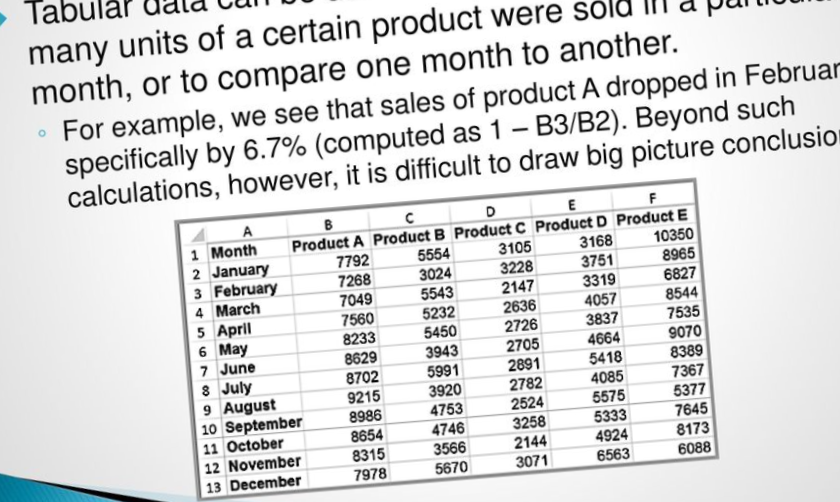
#> input picture backend/test.png, 840 x 502 px
$ python vision.py   (older library calls are emulated)
#> lines starting #> are read from the running program, lines starting #| are printed output that depends on the picture; after the words box and inside, x2 and y2 are one past the last pixel; in counts of white or black regions, pixels touching at a corner belong together
#> further down, image is the input picture: shape (502, 840, 3); mean B, G, R 220.6, 220.4, 219.9
from copy import deepcopy

import numpy as np
import pytesseract
from pytesseract import Output
import cv2
import imutils
import pandas as pd

pytesseract.pytesseract.tesseract_cmd = r'C:\Program Files\Tesseract-OCR\tesseract.exe'


def extractTable(file):
    gray = cv2.cvtColor(file, cv2.COLOR_BGR2GRAY)
    # gray = cv2.fastNlMeansDenoising(gray,gray)
    kernel = cv2.getStructuringElement(cv2.MORPH_RECT, (51, 11))
    gray = cv2.GaussianBlur(gray, (7, 7), 0)
    blackhat = cv2.morphologyEx(gray, cv2.MORPH_BLACKHAT, kernel)
    grad = cv2.Sobel(blackhat, ddepth=cv2.CV_32F, dx=1, dy=0, ksize=-1)
    grad = np.absolute(grad)
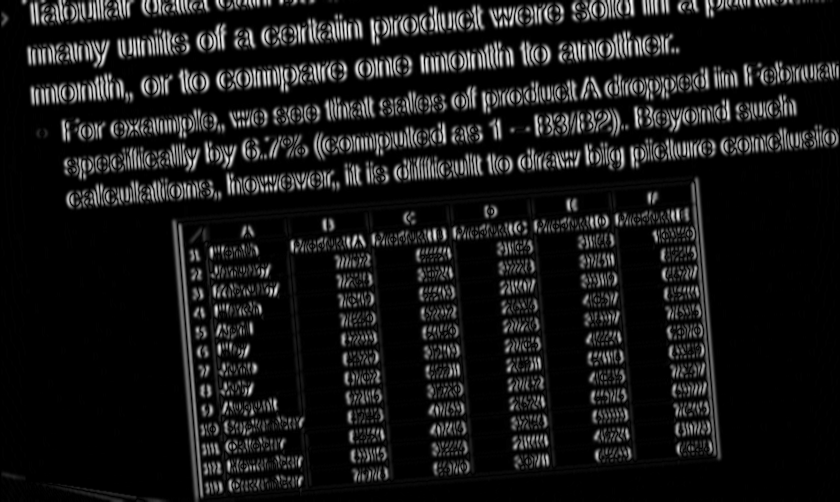
#> grad: shape (502, 840) float32; min 0, max 1799, mean 170.8; drawn with min black and max white
    (minVal, maxVal) = (np.min(grad), np.max(grad))
#> minVal = 0; maxVal = 1799
    grad = (grad - minVal) / (maxVal - minVal)
    grad = (grad * 255).astype("uint8")
    grad = cv2.morphologyEx(grad, cv2.MORPH_CLOSE, kernel)
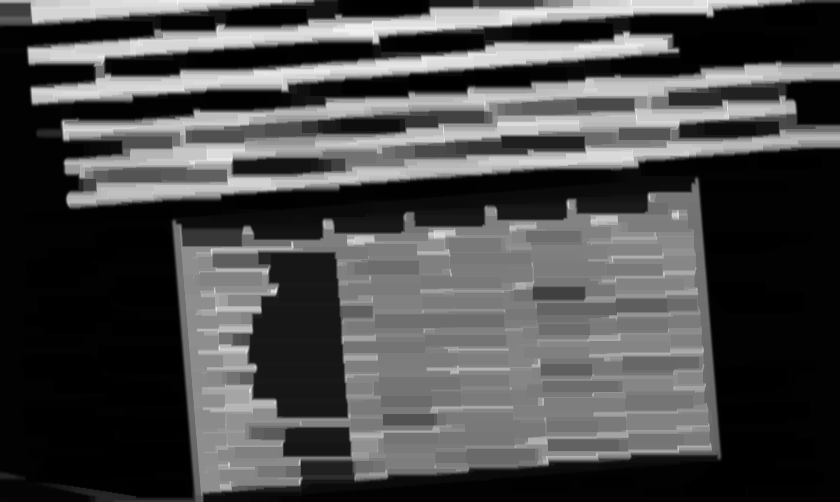
#> grad: shape (502, 840); min 0, max 255, mean 73.6
    thresh = cv2.threshold(grad, 0, 255,
                           cv2.THRESH_BINARY | cv2.THRESH_OTSU)[1]
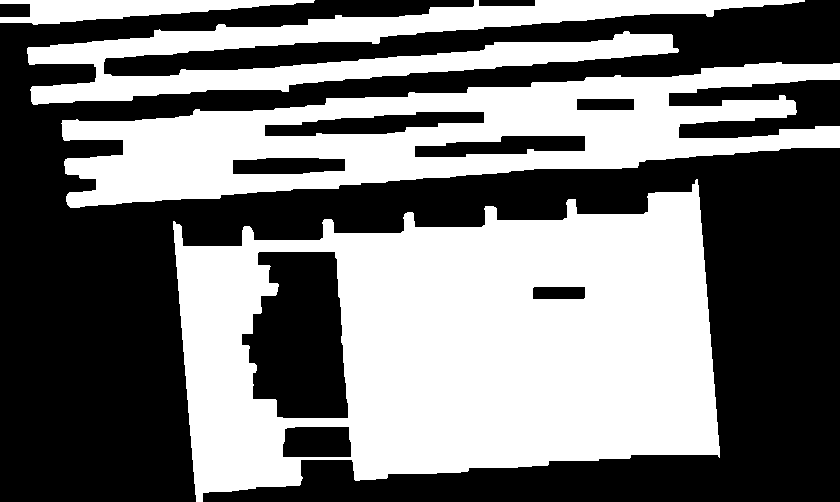
#> thresh: shape (502, 840); 46.8% white; 4 white regions, box (x1, y1, x2, y2) and area: (173, 179, 720, 502) 113779, (61, 62, 840, 208) 51555, (27, 0, 805, 105) 27744, (0, 0, 315, 25) 4215
    thresh = cv2.dilate(thresh, None, iterations=3)
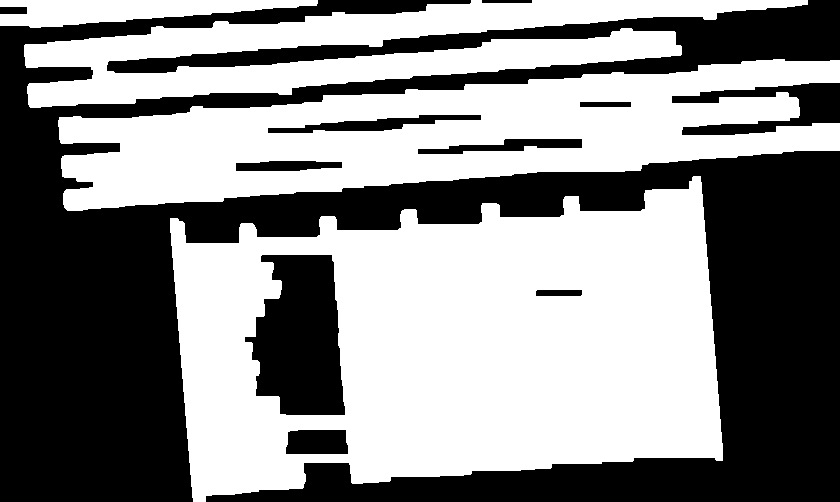
#> thresh: shape (502, 840); 53.9% white; 11 black regions
    cnts = cv2.findContours(thresh.copy(), cv2.RETR_EXTERNAL,
                            cv2.CHAIN_APPROX_SIMPLE)
#> cnts = 4 contours; box (x1, y1, x2, y2) and area: (170, 176, 723, 502) 135022, (58, 59, 840, 211) 65798, (24, 0, 808, 108) 34966, (0, 0, 318, 28) 5092

    cnts = imutils.grab_contours(cnts)
    biggest = max(cnts, key=cv2.contourArea)
#> biggest = contour of 269 points, box (x1, y1, x2, y2) (170, 176, 723, 502), area 135022
    (x, y, w, h) = cv2.boundingRect(biggest)
#> x = 170; y = 176; w = 553; h = 326
    biggest = file[y:y + h, x:x + w]
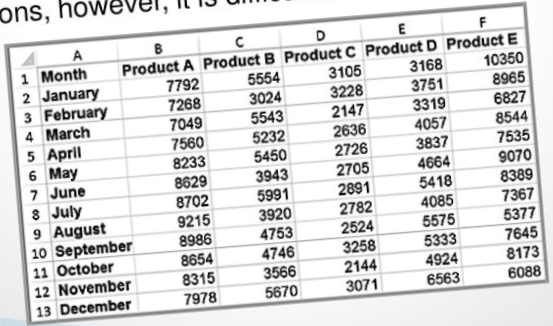
#> biggest: shape (326, 553, 3); mean B, G, R 219.9, 219.8, 219.8
    im = deepcopy(file)
    cv2.rectangle(im, (x, y), (x + w, y + h), (0, 255, 0), 2)
#> im: shape (502, 840, 3); 0.99% of pixels changed, all inside (x1, y1, x2, y2) = (169, 175, 725, 502)
    return biggest


def normalOrientation(image):
    height, width, _ = image.shape
#> height = 326; width = 553
    image = cv2.cvtColor(image, cv2.COLOR_BGR2GRAY)
#> image: shape (326, 553)
    im_bw = cv2.threshold(image, 0, 255, cv2.THRESH_BINARY_INV | cv2.THRESH_OTSU)[1]
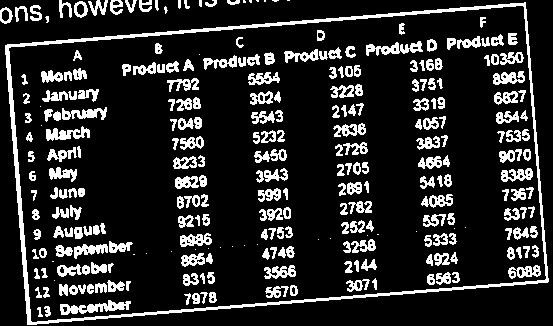
#> im_bw: shape (326, 553); 16% white; 276 white regions (29 under 20 px), largest, box (x1, y1, x2, y2) and area: (5, 2, 549, 325) 5338, (60, 300, 131, 315) 505, (366, 41, 423, 56) 409
    lines = cv2.HoughLinesP(im_bw, 1, np.pi / 180, 200, minLineLength=width / 12, maxLineGap=width / 150)
#> lines = 26 rows, first 6: [114, 317, 548, 279], [5, 47, 516, 3], [27, 324, 433, 289], [189, 32, 525, 3], [366, 49, 421, 45], [295, 60, 355, 54]
    angles = []
    if lines is not None:
        for line in lines:
            x1, y1, x2, y2 = line[0]
            angles.append(np.arctan2(y2 - y1, x2 - x1))
#> this loop made 26 passes
#> (x1, y1, x2, y2) on passes 1 to 12: (114, 317, 548, 279), (5, 47, 516, 3), (27, 324, 433, 289), (189, 32, 525, 3), (366, 49, 421, 45), (295, 60, 355, 54), (523, 4, 547, 282), (204, 63, 258, 60), (5, 46, 332, 18), (205, 62, 258, 58), (5, 45, 30, 323), (285, 54, 340, 50)
#> after the loop, angles = 26 values, max 1.49 at index 23, min -0.101 at index 16, mean 0.22
    landscape = np.sum([abs(angle) > np.pi / 4 for angle in angles]) > len(angles) / 2
#> landscape = False
    if landscape:
        angles = [
            angle
            for angle in angles
            if np.deg2rad(90 - 30) < abs(angle) < np.deg2rad(90 + 30)
        ]
    else:
        angles = [angle for angle in angles if abs(angle) < np.deg2rad(30)]
#> angles = [-0.0873, -0.0859, -0.086, -0.0861, -0.0726, -0.0997, -0.0555, -0.0854, -0.0753, -0.0726, -0.0867, -0.0739, -0.101, -0.0634, -0.0923, -0.0867, -0.0907, -0.0867, -0.0677, -0.0739, -0.0713]

    if len(angles) < 5:
        return image
    angle_deg = np.rad2deg(np.median(angles))
#> angle_deg = -4.92
    if landscape:
        if angle_deg < 0:
            image = cv2.rotate(image, cv2.ROTATE_90_CLOCKWISE)
            angle_deg += 90
        elif angle_deg > 0:
            image = cv2.rotate(image, cv2.ROTATE_90_COUNTERCLOCKWISE)
            angle_deg -= 90
    M = cv2.getRotationMatrix2D((width / 2, height / 2), angle_deg, 1)
#> M = [[0.996, -0.0858, 15], [0.0858, 0.996, -23.12]]
    image = cv2.warpAffine(image, M, (width, height), borderMode=cv2.BORDER_REPLICATE)
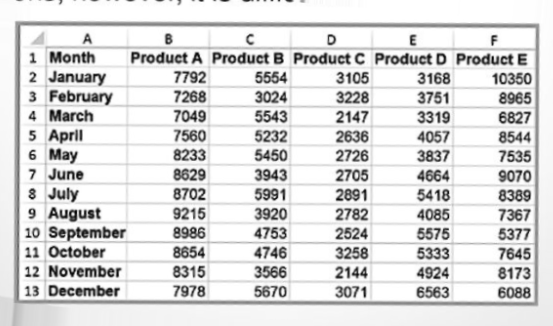
#> image: shape (326, 553); min 6, max 255, mean 221
    return image


def sharpenText(img):
    filter = np.array([[-1, -1, -1], [-1, 9, -1], [-1, -1, -1]])
    return cv2.filter2D(img, -1, filter)


def biggestNumRange(strlist):
    emptyitems = []
    a, b, curr, max_ = -1, -1, -1, -1
    for c in range(len(strlist)):
        if strlist[c] == '':
            emptyitems.append(c)
    if len(emptyitems) == 0:
        return -1, len(strlist)
    for index in emptyitems:
        if curr == -1:
            curr = index
        elif index - curr > max_:
            max_ = index - curr
            a, b = curr, index
            curr = index
        else:
            curr = index
    if max_ == -1:
        if curr > len(strlist) - 1:
            return -1, curr
        else:
            return curr, len(strlist)
    return a, b


def findColNum(list_of_lists):
    list_len = []
    for i in list_of_lists:
        if len(i) != 0:
            list_len.append(len(i))
    return max(list_len, key=list_len.count)


def imageToDataframe(file):
    biggest = extractTable(file)
    biggest = normalOrientation(biggest)
    height, width = biggest.shape
#> height = 326; width = 553
    results = pytesseract.image_to_data(biggest, config="--psm 6", output_type=Output.DICT)
    coords = []
    ocrText = []
    for i in range(0, len(results["text"])):
        x = results["left"][i]
        y = results["top"][i]
        text = results["text"][i]
        conf = results["conf"][i]
        if float(conf) > 50:
            coords.append((x, y))
            ocrText.append(text)
    table = []
    row = []
    x_coords = []
    x_row = []
    for c in range(len(coords)):
        numerics = ''
        for char in ocrText[c]:
            if char.isdigit() or char == '.' or char == ',':
                if char == ',':
                    char = '.'
                numerics += char
        row.append(numerics)
        if not numerics == '':
            x_row.append(coords[c][0])
        if c + 1 >= len(coords):
            x_coords.append(x_row)
            table.append(row)
            break
        if not (coords[c][1] - height / 50 <= coords[c + 1][1] <= coords[c][1] + height / 50):
            x_coords.append(x_row)
            table.append(row)
            row = []
            x_row = []
    final = []
    x_coords_final = []
    for (strlist, crod) in zip(table, x_coords):
        start, end = biggestNumRange(strlist)
        final.append(strlist[start + 1: end])
        x_coords_final.append(crod[start: end])
    num_col = findColNum(final)
    bad_rows = []
    for c in range(len(final)):
        if len(final[c]) == num_col:
            canonical_x = x_coords_final[c]
            break
    for c in range(len(final)):
        null_index = []
        if not (num_col * 0.75 <= len(final[c]) <= num_col * 1.25):
            bad_rows.insert(0, c)
        else:
            ind = 0
            for d in range(num_col):
                try:
                    if not (canonical_x[d] - width / 50 <= x_coords_final[c][ind] <= canonical_x[d] + width / 50):
                        null_index.insert(0, d)
                    else:
                        ind += 1
                except:
                    print('ERR')
            for e in null_index:
                final[c].insert(e, None)
    for c in bad_rows:
        final.pop(c)
    final = pd.DataFrame(final)
    return final.round(2).astype(float)


if __name__ == "__main__":
    image = cv2.imread('test.png')
    _, img_encoded = cv2.imencode('.png', image)
    img_encode = np.array(img_encoded)
    print(imageToDataframe(image))
#> (the call stopped at in imageToDataframe, `results = pytesseract.image_to_data(biggest, config="--psm 6", output_..`: pytesseract is not available in this run)
